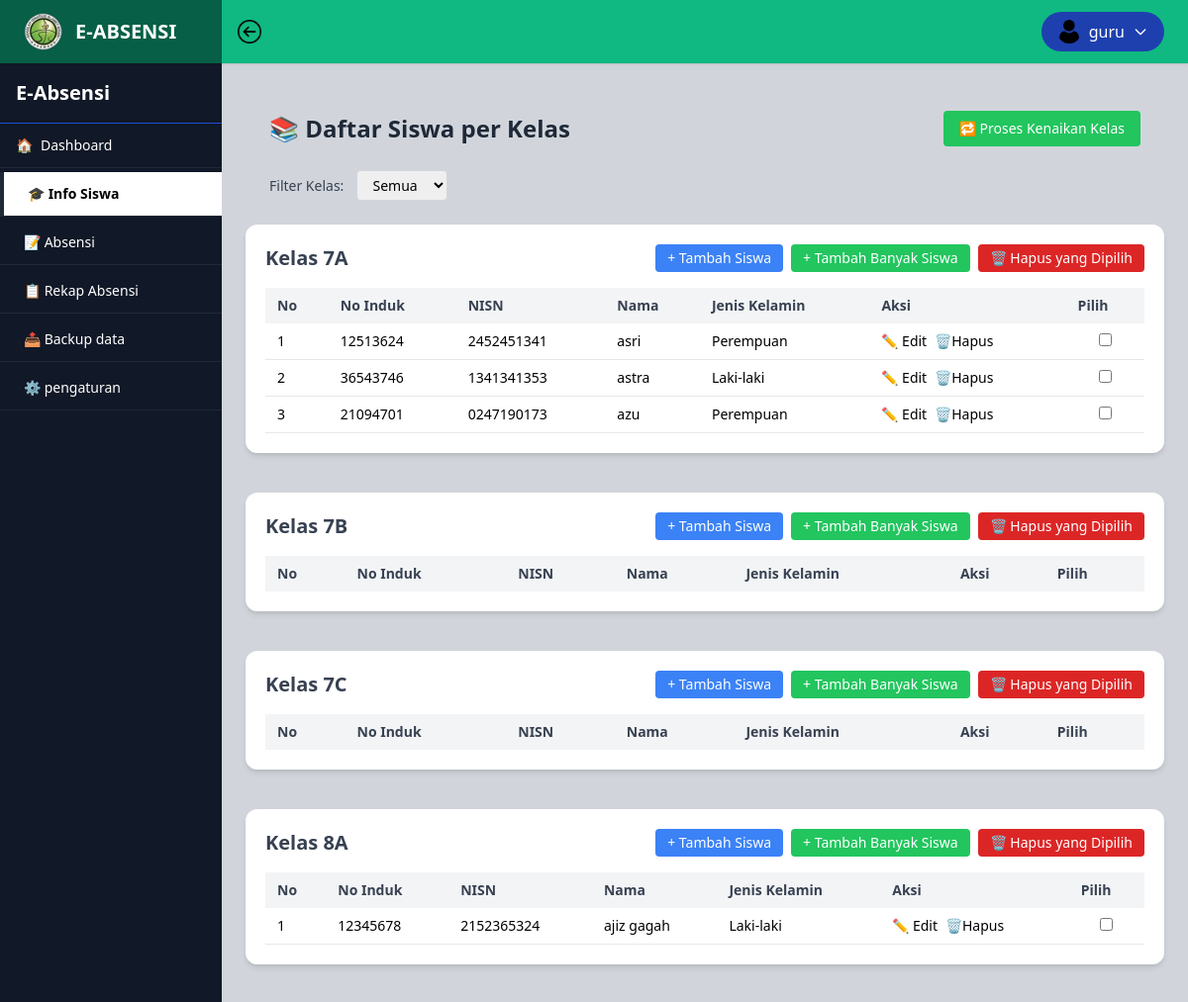
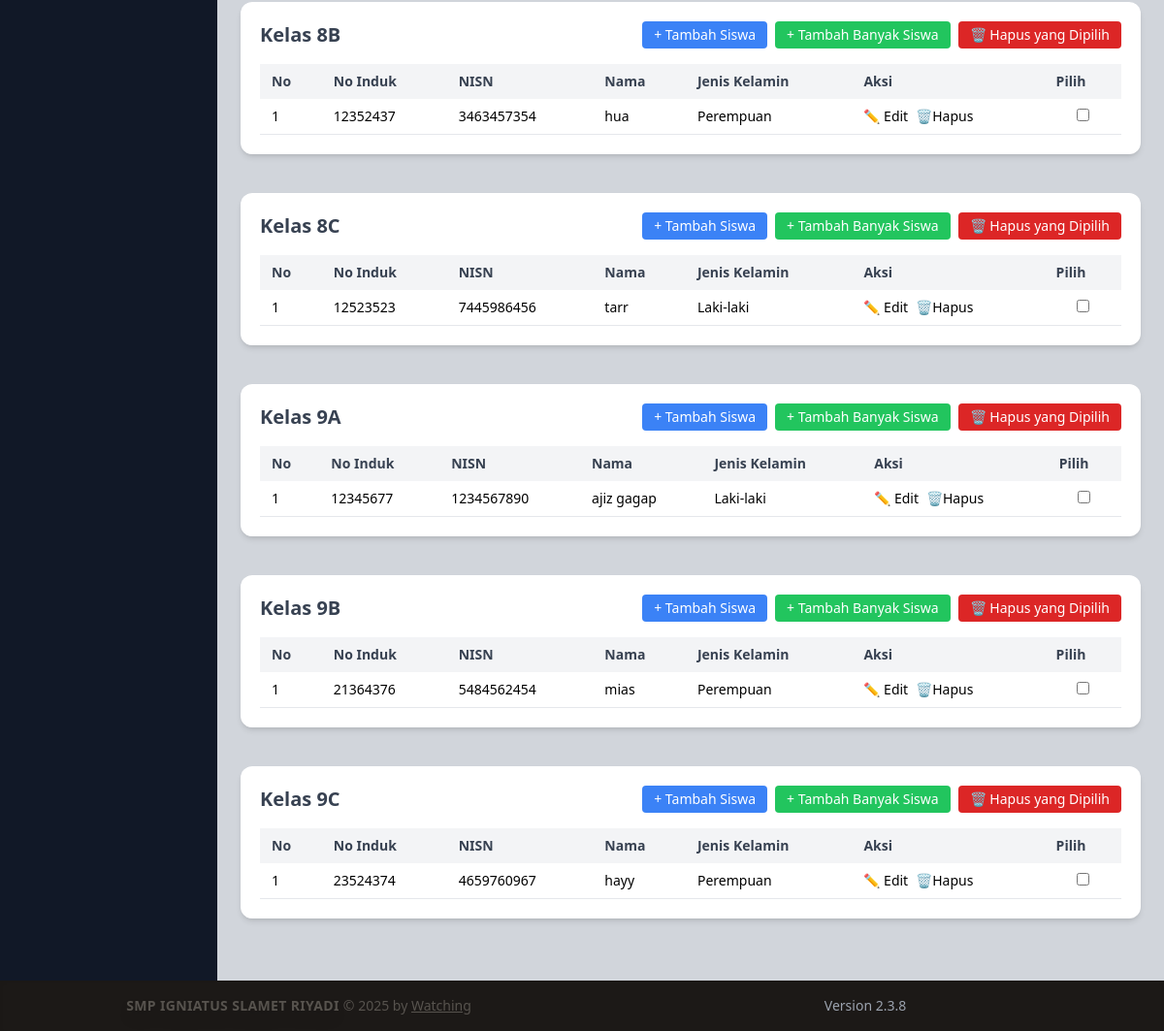
The app's page /dashboard.php?page=info_siswa (signed in), older data (2 pictures, top to bottom).
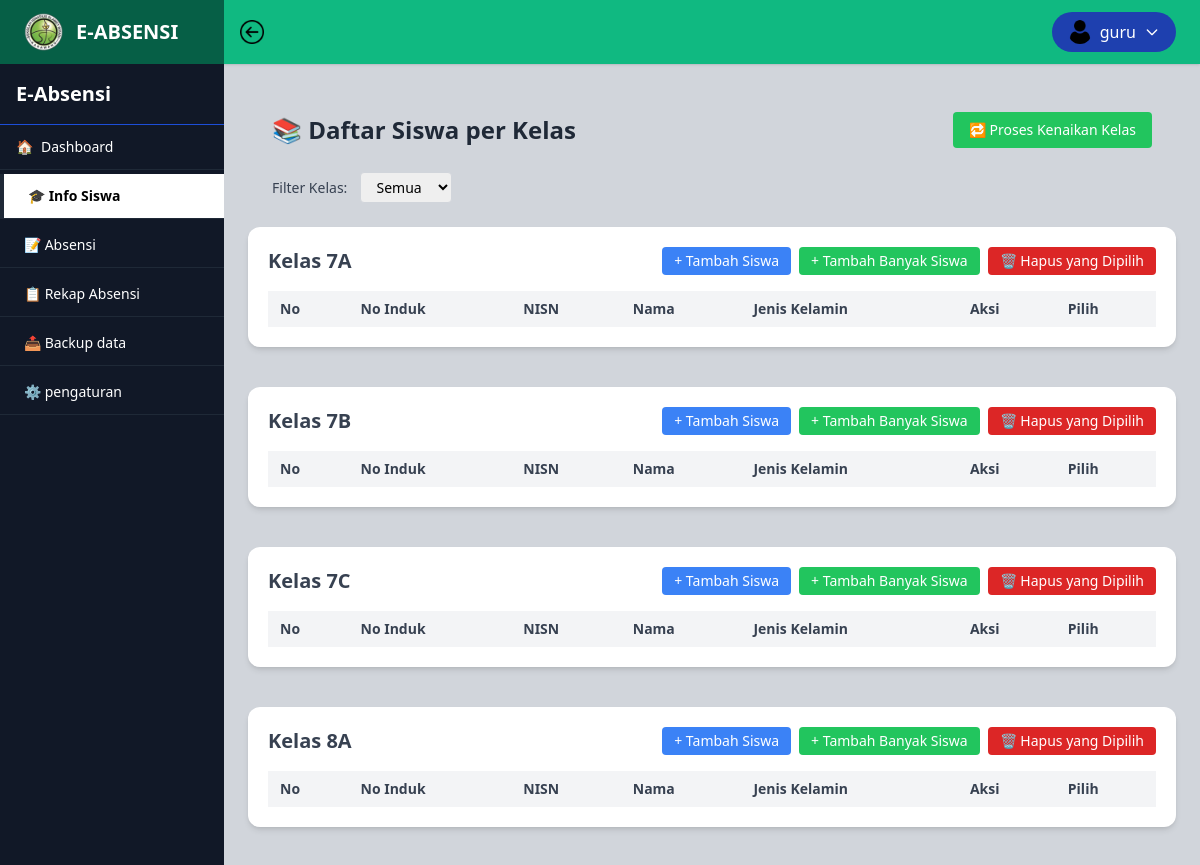
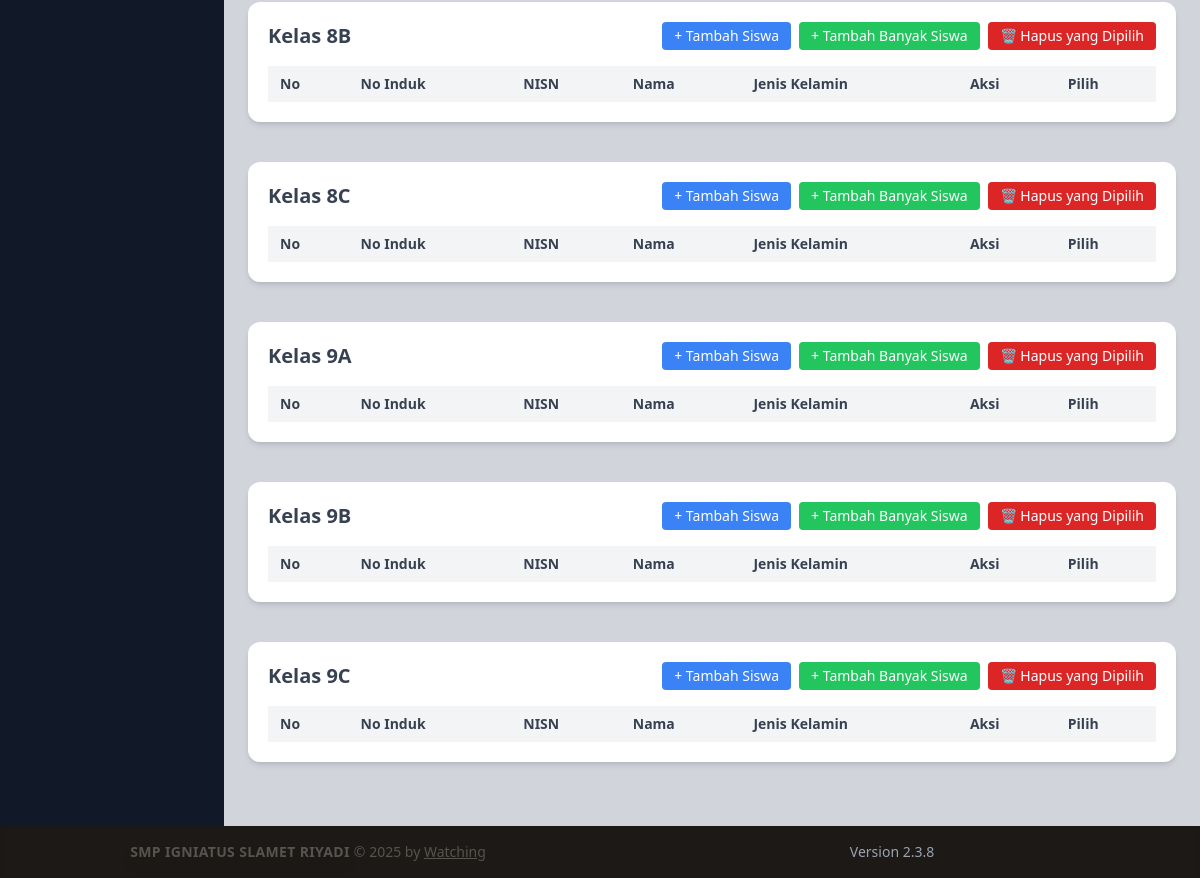
The same page, newer data (2 pictures, top to bottom).
### tables this page shows
CREATE TABLE user (
            id_user INTEGER PRIMARY KEY AUTOINCREMENT,
            nama_lengkap TEXT,
            username TEXT UNIQUE NOT NULL,
            password TEXT NOT NULL,
            foto_profil TEXT
        );

CREATE TABLE kelas (
            id_kelas INTEGER PRIMARY KEY AUTOINCREMENT,
            nama_kelas TEXT UNIQUE NOT NULL
        );

CREATE TABLE siswa (
            id_siswa INTEGER PRIMARY KEY AUTOINCREMENT,
            no_induk TEXT NOT NULL,
            nisn TEXT UNIQUE NOT NULL,
            nama TEXT NOT NULL,
            jenis_kelamin TEXT CHECK(jenis_kelamin IN ('L', 'P')) NOT NULL,
            id_kelas INTEGER NOT NULL,
            FOREIGN KEY (id_kelas) REFERENCES kelas(id_kelas)
        );

### public/layouts/info_siswa.php (the view, shortened to what this page needs)
<?php
require_once(__DIR__ . '/../../app/db.php');
$kelasQuery = $db->query("SELECT * FROM kelas ORDER BY nama_kelas ASC");
$kelasList = $kelasQuery->fetchAll(PDO::FETCH_ASSOC);
?>
<link rel="stylesheet" href="https://cdn.datatables.net/1.13.6/css/jquery.dataTables.min.css" />
<div class="p-6">
    <div class="flex justify-between items-center mb-6">
        <h2 class="text-2xl font-bold text-gray-800">📚 Daftar Siswa per Kelas</h2>
        <button onclick="openModal()" class="bg-green-500 text-white px-4 py-2 rounded hover:bg-green-600 text-sm">
            🔁 Proses Kenaikan Kelas
        </button>
    </div>
    <div>
        <label for="filterKelas" class="mr-2 text-sm text-gray-700">Filter Kelas:</label>
        <select id="filterKelas" class="border border-gray-300 rounded px-3 py-1 text-sm">
            <option value="all">Semua</option>
        </select>
    </div>
</div>
<?php foreach ($kelasList as $kelas): ?>
    <?php
    $id_kelas = $kelas['id_kelas'];
    $nama_kelas = $kelas['nama_kelas'];
    $safeTableId = 'tabel_' . preg_replace('/[^a-zA-Z0-9]/', '', $nama_kelas);
    $stmt = $db->prepare("SELECT * FROM siswa WHERE id_kelas = ? ORDER BY nama ASC");
    $stmt->execute([$id_kelas]);
    $siswaList = $stmt->fetchAll(PDO::FETCH_ASSOC);
    ?>
    <div class="kelas-section kelas_<?= $id_kelas ?> mb-10 bg-white p-5 rounded-xl shadow-md">
        <form action="dashboard.php?page=SiswaController/hapus_banyak_siswa" method="POST" onsubmit="return confirm('Yakin ingin menghapus siswa yang dipilih?')">
            <div class="flex justify-between items-center mb-4">
                <h3 class="text-xl font-semibold text-gray-700">Kelas <?= htmlspecialchars($nama_kelas) ?></h3>
                <div class="space-x-2 flex items-center">
                    <a href="dashboard.php?page=SiswaController/tambah_siswa&id_kelas=<?= $id_kelas ?>"
                        class="bg-blue-500 text-white px-3 py-1 rounded hover:bg-blue-600 text-sm">+ Tambah Siswa</a>
                    <a href="dashboard.php?page=SiswaController/tambah_banyak_siswa&id_kelas=<?= $id_kelas ?>"
                        class="bg-green-500 text-white px-3 py-1 rounded hover:bg-green-600 text-sm">+ Tambah Banyak Siswa</a>
                    <button type="submit" class="bg-red-600 text-white px-3 py-1 rounded hover:bg-red-700 text-sm">
                        🗑️ Hapus yang Dipilih
                    </button>
                </div>
            </div>
            <div class="overflow-x-auto">
                <table id="<?= $safeTableId ?>" class="min-w-full text-sm text-left">
                    <thead class="bg-gray-100 text-gray-700">
                        <tr>
                            <th class="px-3 py-2">No</th>
                            <th class="px-3 py-2">No Induk</th>
                            <th class="px-3 py-2">NISN</th>
                            <th class="px-3 py-2">Nama</th>
                            <th class="px-3 py-2">Jenis Kelamin</th>
                            <th class="px-3 py-2">Aksi</th>
                            <th class="px-3 py-2">Pilih</th>
                        </tr>
                    </thead>
                    <tbody>
                        <?php foreach ($siswaList as $i => $siswa): ?>
                            <tr class="hover:bg-gray-50 border-b">
                                <td class="px-3 py-2"><?= $i + 1 ?></td>
                                <td class="px-3 py-2"><?= htmlspecialchars($siswa['no_induk']) ?></td>
                                <td class="px-3 py-2"><?= htmlspecialchars($siswa['nisn']) ?></td>
                                <td class="px-3 py-2"><?= htmlspecialchars($siswa['nama']) ?></td>
                                <td class="px-3 py-2"><?= $siswa['jenis_kelamin'] === 'L' ? 'Laki-laki' : 'Perempuan' ?></td>
                                <td class="px-3 py-2 flex gap-2">
                                    <a href="dashboard.php?page=SiswaController/edit_siswa&id=<?= $siswa['id_siswa'] ?>">✏️ <span class="hover:underline">Edit</span></a>
                                    <a href="dashboard.php?page=SiswaController/hapus_siswa&id=<?= $siswa['id_siswa'] ?>" onclick="return confirm('Yakin ingin menghapus siswa ini?')">🗑️<span class="hover:underline">Hapus</span></a>
                                </td>
                                <td class="px-3 py-2 text-center">
                                    <input type="checkbox" name="id_siswa[]" value="<?= $siswa['id_siswa'] ?>">
                                </td>
                            </tr>
                        <?php endforeach; ?>
                    </tbody>
                </table>
            </div>
        </form>
    </div>
<?php endforeach; ?>

### public/dashboard.php (shortened to what this page needs)
<?php
require_once(__DIR__ . '/../app/db.php');
$id_user = $_SESSION['id_user'] ?? null;
$fotoProfil = './img/user.png';
if ($id_user) {
  $stmt = $db->prepare("SELECT foto_profil FROM user WHERE id_user = ?");
  $stmt->execute([$id_user]);
  $user = $stmt->fetch(PDO::FETCH_ASSOC);
  if (!empty($user['foto_profil'])) {
    $fotoProfil = './uploads/' . $user['foto_profil'];
  }
}
$currentPage = $_GET['page'] ?? 'home';
function isActive($targetPage, $currentPage)
{
  return $targetPage === $currentPage
    ? 'bg-white text-black border-l-4 border-blue-900 font-semibold'
    : 'hover:bg-white hover:text-black hover:border-l-4 hover:border-blue-900';
}
?>
<!DOCTYPE html>
<html lang="id">
<head>
  <script src="https://cdn.tailwindcss.com"></script>
</head>
<body class="h-screen flex flex-col transition-colors duration-300">
  <header class="flex items-center h-16 shadow">
    <div class="flex items-center bg-emerald-800 h-full px-6 w-56">
      <img src="./img/title.png" alt="Logo" class="h-10 w-auto mr-3">
      <h1 class="text-xl font-semibold text-white">E-ABSENSI</h1>
    </div>
    <div class="flex-1 bg-emerald-500 h-full w-full flex items-center px-4">
      <div class="cursor-pointer" onclick="toggleSidebar()">
        <img id="toggleSidebar" src="./img/sidebar on.png" alt="Toggle Sidebar"
          class="h-6 w-6 transition-transform duration-300 cursor-pointer">
      </div>
    </div>
    <div class="bg-emerald-500 h-full flex items-center px-6 relative">
      <button onclick="toggleUserDropdown()" id="userButton"
        class="flex items-center space-x-2 bg-blue-800 text-white px-4 py-2 rounded-full transition duration-300 ease-in-out hover:bg-blue-700 focus:outline-none focus:ring-2 focus:ring-blue-500">
        <img src="<?= htmlspecialchars($fotoProfil) ?>" alt="Foto Profil" class="w-6 h-6 rounded-full object-cover">
        <span class="font-medium"><?= htmlspecialchars($_SESSION['username']) ?></span>
        <svg id="arrowIcon" class="w-4 h-4 ml-1 transition-transform duration-300 transform" fill="none" stroke="currentColor" viewBox="0 0 24 24">
          <path stroke-linecap="round" stroke-linejoin="round" stroke-width="2" d="M19 9l-7 7-7-7" />
        </svg>
      </button>
    </div>
  </header>
  <div class="flex overflow-hidden flex-1">
    <aside id="sidebar" class="w-56 bg-gray-900 text-white flex flex-col transition-all duration-300 ease-in-out">
      <div class="p-4 font-bold text-xl border-b border-blue-700 flex justify-between items-center">
        <span>E-Absensi</span>
      </div>
      <nav class="flex-1 text-sm space-y-1">
        <a href="dashboard.php"
          class="flex items-center space-x-2 px-4 py-3 w-full border-b border-gray-800 <?= isActive('home', $currentPage) ?>">
          <span>🏠</span><span>Dashboard</span>
        </a>
        <a href="dashboard.php?page=info_siswa" class="block px-6 py-3 w-full border-b border-gray-800 <?= isActive('info_siswa', $currentPage) ?>">🎓 Info Siswa</a>
        <a href="dashboard.php?page=absensi" class="block px-6 py-3 w-full border-b border-gray-800 <?= isActive('absensi', $currentPage) ?>">📝 Absensi</a>
        <a href="dashboard.php?page=rekap_absensi" class="block px-6 py-3 w-full border-b border-gray-800 <?= isActive('rekap_absensi', $currentPage) ?>">📋 Rekap Absensi</a>
        <a href="dashboard.php?page=backup" class="block px-6 py-3 w-full border-b border-gray-800 <?= isActive('backup', $currentPage) ?>">📤 Backup data</a>
        <a href="dashboard.php?page=pengaturan" class="block px-6 py-3 w-full border-b border-gray-800 <?= isActive('pengaturan', $currentPage) ?>">⚙️ pengaturan</a>
      </nav>
    </aside>
    <div class="flex-1 flex flex-col overflow-hidden">
      <main id="mainContent" class="flex-1 p-6 overflow-y-auto ml-0 transition-all duration-300 ease-in-out">
        <?php
        $page = $_GET['page'] ?? 'home';
        if (str_contains($page, '/')) {
          $file = $page . ".php";
          if (file_exists($file)) {
            include $file;
            $found = true;
          } else {
            echo "<pre>TIDAK DITEMUKAN</pre>";
          }
        } else {
          $allowed_paths = [
            'layouts/',
            'SiswaController/',
            'AbsensiController/',
            'RekapAbsensiController/'
          ];
          foreach ($allowed_paths as $path) {
            $file = $path . ($page === 'home' ? 'dashboard' : $page) . ".php";
            if (file_exists($file)) {
              include $file;
              break;
            } else {
              echo "<pre>TIDAK DITEMUKAN</pre>";
            }
          }
        }
        ?>
      </main>
    </div>
  </div>
  <?php include './copyright/footer.php'; ?>
</body>
</html>

### public/copyright/footer.php (shortened to what this page needs)
<footer class="bg-stone-900 py-4 shadow-inner grid grid-cols-2 items-center">
    <h2 class="text-center text-sm text-stone-600 pl-4"><a href="https://smpisr.id/"><span class="font-extrabold rainbow-animate drop-shadow-lg tracking-wide">
    SMP IGNIATUS SLAMET RIYADI
  </span></a>
        © <?= date('Y'); ?> by <a href="https://portfolio-website-black-eight-59.vercel.app/" class="underline">Watching</a>
    </h2>
    <h2 class="text-center text-sm text-gray-400 pr-4">
        Version 2.3.8
    </h2>
</footer>

### public/copyright/footer.php (style rules this page uses)
.rainbow-animate { animation: rainbow 2s infinite linear; }

Row changes from the older to the newer data that the page shows:
removed siswa: no_induk "12513624", nisn "2452451341", nama "asri", jenis_kelamin "Perempuan", shown under kelas (number 1 of 9 on the later page)
removed siswa: no_induk "36543746", nisn "1341341353", nama "astra", jenis_kelamin "Laki-laki", shown under kelas (number 1 of 9 on the later page)
removed siswa: no_induk "21094701", nisn "0247190173", nama "azu", jenis_kelamin "Perempuan", shown under kelas (number 1 of 9 on the later page)
removed siswa: no_induk "12345678", nisn "2152365324", nama "ajiz gagah", jenis_kelamin "Laki-laki", shown under kelas (number 4 of 9 on the later page)
removed siswa: no_induk "12352437", nisn "3463457354", nama "hua", jenis_kelamin "Perempuan", shown under kelas (number 5 of 9 on the later page)
removed siswa: no_induk "12523523", nisn "7445986456", nama "tarr", jenis_kelamin "Laki-laki", shown under kelas (number 6 of 9 on the later page)
removed siswa: no_induk "12345677", nisn "1234567890", nama "ajiz gagap", jenis_kelamin "Laki-laki", shown under kelas (number 7 of 9 on the later page)
removed siswa: no_induk "21364376", nisn "5484562454", nama "mias", jenis_kelamin "Perempuan", shown under kelas (number 8 of 9 on the later page)
removed siswa: no_induk "23524374", nisn "4659760967", nama "hayy", jenis_kelamin "Perempuan", shown under kelas (number 9 of 9 on the later page)
